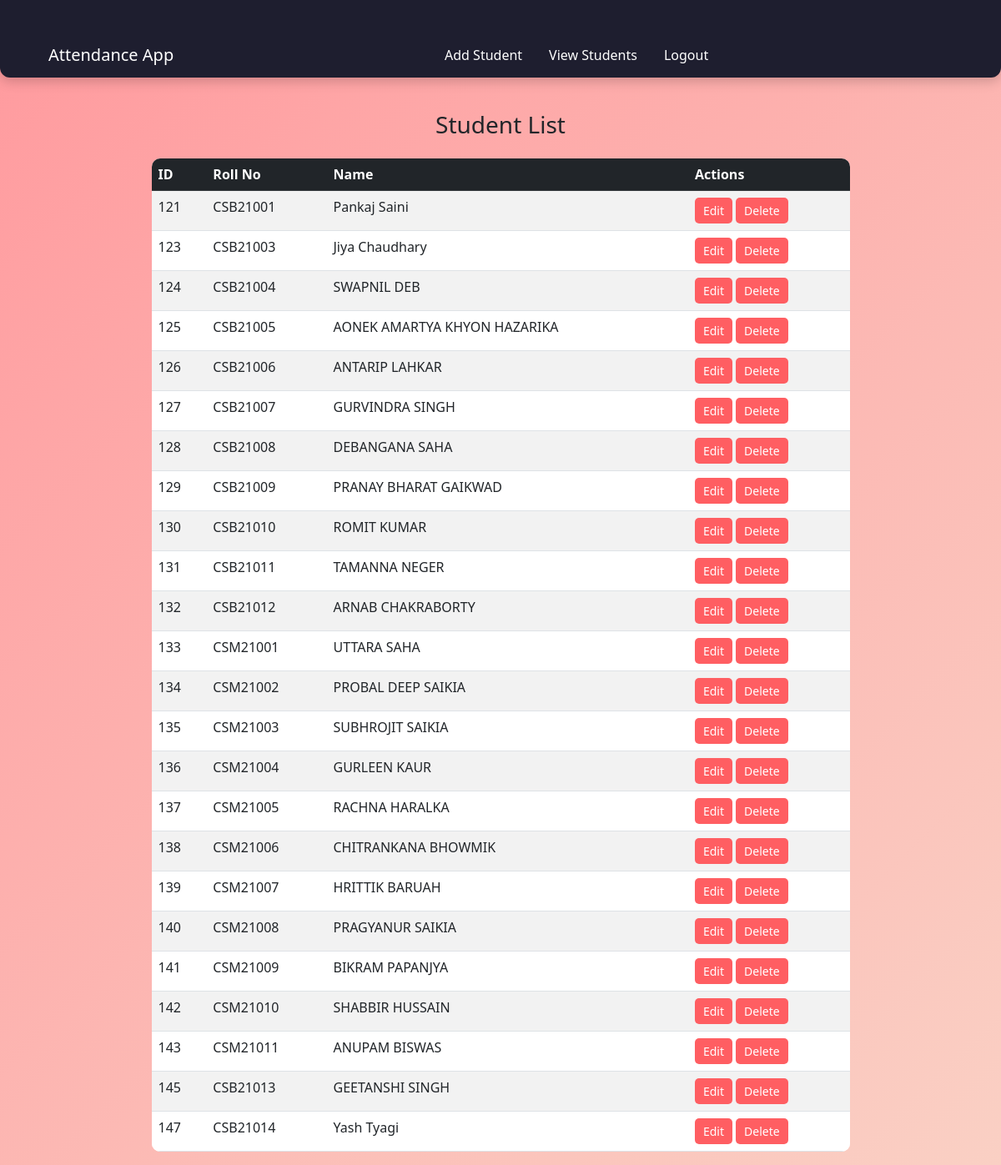
The app's page /view_students.php (signed in) with its own data.
### tables this page shows
CREATE TABLE `student_details` (
  `id` int(11) NOT NULL,
  `roll_no` varchar(20) DEFAULT NULL,
  `name` varchar(50) DEFAULT NULL
);

### view_students.php (the view, shortened to what this page needs)
<?php include 'header.php'; ?>
<!DOCTYPE html>
<html lang="en">
<head>
    <link href="https://cdn.jsdelivr.net/npm/bootstrap@5.3.0/dist/css/bootstrap.min.css" rel="stylesheet">
</head>
<body>
    <div class="container">
        <h3 class="mb-4">Student List</h3>
        <?php
        $host = "localhost";
        $user = "root";
        $pass = "";
        $db = "attendence_db";
        $conn = mysqli_connect($host, $user, $pass, $db);
        $sql = "SELECT * FROM student_details ORDER BY id ASC";
        $result = mysqli_query($conn, $sql) or die("Query failed: " . mysqli_error($conn));
        if (mysqli_num_rows($result) > 0) {
            echo "<div class='table-responsive'><table class='table table-striped table-hover w-75 mx-auto'>
            <thead class='table-dark'>
                <tr>
                    <th>ID</th>
                    <th>Roll No</th>
                    <th>Name</th>
                    <th>Actions</th>
                </tr>
            </thead>
            <tbody>";
            while ($row = mysqli_fetch_assoc($result)) {
                echo "<tr>
                    <td>{$row['id']}</td>
                    <td>{$row['roll_no']}</td>
                    <td>{$row['name']}</td>
                    <td>
                        <a href='edit_student.php?id={$row['id']}' class='btn btn-custom btn-sm'>Edit</a>
                        <a href='delete_student.php?id={$row['id']}' class='btn btn-custom btn-sm' onclick=\"return confirm('Are you sure you want to delete this student?');\">Delete</a>
                    </td>
                </tr>";
            }
            echo "</tbody></table></div>";
        } else {
            echo "<p class='text-white'>No students found.</p>";
        }
        ?>
    </div>
</body>
</html>

### header.php (shortened to what this page needs)
<link href="https://cdn.jsdelivr.net/npm/bootstrap@5.3.0/dist/css/bootstrap.min.css" rel="stylesheet">
<nav class="navbar navbar-expand-lg navbar-custom">
  <div class="container d-flex justify-content-center">
    <a class="navbar-brand mx-3" href="#">Attendance App</a>
    <div class="collapse navbar-collapse justify-content-center" id="navbarNav">
      <ul class="navbar-nav">
        <li class="nav-item mx-2">
          <a class="nav-link" href="add_student.php">Add Student</a>
        </li>
        <li class="nav-item mx-2">
          <a class="nav-link" href="view_students.php">View Students</a>
        </li>
        <li class="nav-item mx-2">
          <a class="nav-link" href="logout.php">Logout</a>
        </li>
      </ul>
    </div>
  </div>
</nav>

### header.php (style rules this page uses)
body { font-family: 'Poppins', sans-serif; }
.navbar-custom { background: #1e1e2f; box-shadow: 0 4px 15px rgba(0,0,0,0.2); }
.navbar-brand, .nav-link { color: white !important; font-weight: 500; transition: all 0.3s ease; }
.navbar { border-radius: 0 0 12px 12px; }

### view_students.php (style rules this page uses)
body { background: linear-gradient(135deg, #ff9a9e, #fad0c4); min-height: 100vh; font-family: 'Segoe UI', sans-serif; margin: 0; text-align: center; }
.container { padding-top: 40px; }
.navbar { padding-top: 0.4rem; padding-bottom: 0.4rem; }
table { background-color: white; border-radius: 10px; overflow: hidden; }
.btn-custom { background-color: #ff5e62; border: none; transition: background 0.3s; color: white; padding: 5px 10px; border-radius: 5px; }

### records on screen
student_details: id "121", roll_no "CSB21001", name "Pankaj Saini"
student_details: id "123", roll_no "CSB21003", name "Jiya Chaudhary"
student_details: id "124", roll_no "CSB21004", name "SWAPNIL DEB"
student_details: id "125", roll_no "CSB21005", name "AONEK AMARTYA KHYON HAZARIKA"
student_details: id "126", roll_no "CSB21006", name "ANTARIP LAHKAR"
student_details: id "127", roll_no "CSB21007", name "GURVINDRA SINGH"
student_details: id "128", roll_no "CSB21008", name "DEBANGANA SAHA"
student_details: id "129", roll_no "CSB21009", name "PRANAY BHARAT GAIKWAD"
student_details: id "130", roll_no "CSB21010", name "ROMIT KUMAR"
student_details: id "131", roll_no "CSB21011", name "TAMANNA NEGER"
student_details: id "132", roll_no "CSB21012", name "ARNAB CHAKRABORTY"
student_details: id "133", roll_no "CSM21001", name "UTTARA SAHA"
student_details: id "134", roll_no "CSM21002", name "PROBAL DEEP SAIKIA"
student_details: id "135", roll_no "CSM21003", name "SUBHROJIT SAIKIA"
student_details: id "136", roll_no "CSM21004", name "GURLEEN KAUR"
student_details: id "137", roll_no "CSM21005", name "RACHNA HARALKA"
student_details: id "138", roll_no "CSM21006", name "CHITRANKANA BHOWMIK"
student_details: id "139", roll_no "CSM21007", name "HRITTIK BARUAH"
student_details: id "140", roll_no "CSM21008", name "PRAGYANUR SAIKIA"
student_details: id "141", roll_no "CSM21009", name "BIKRAM PAPANJYA"
student_details: id "142", roll_no "CSM21010", name "SHABBIR HUSSAIN"
student_details: id "143", roll_no "CSM21011", name "ANUPAM BISWAS"
student_details: id "145", roll_no "CSB21013", name "GEETANSHI SINGH"
student_details: id "147", roll_no "CSB21014", name "Yash Tyagi"
